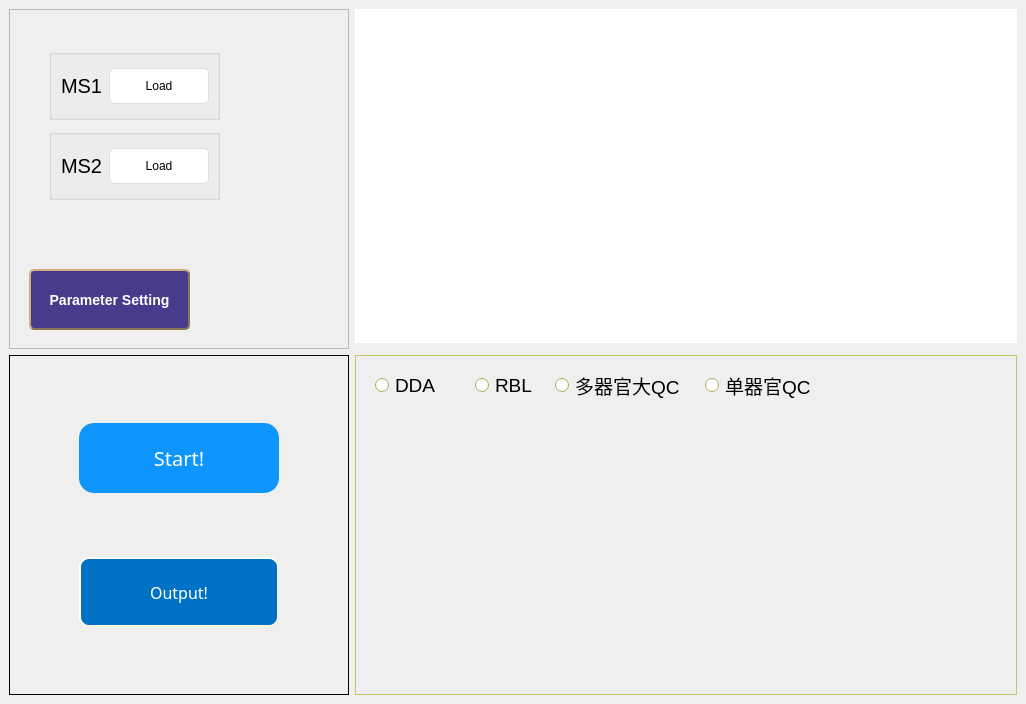
<?xml version="1.0" encoding="UTF-8"?>
<ui version="4.0">
 <class>MainWindow</class>
 <widget class="QMainWindow" name="MainWindow">
  <property name="geometry">
   <rect>
    <x>0</x>
    <y>0</y>
    <width>1026</width>
    <height>704</height>
   </rect>
  </property>
  <property name="minimumSize">
   <size>
    <width>0</width>
    <height>0</height>
   </size>
  </property>
  <property name="palette">
   <palette>
    <active>
     <colorrole role="Button">
      <brush brushstyle="SolidPattern">
       <color alpha="255">
        <red>255</red>
        <green>255</green>
        <blue>255</blue>
       </color>
      </brush>
     </colorrole>
    </active>
    <inactive>
     <colorrole role="Button">
      <brush brushstyle="SolidPattern">
       <color alpha="255">
        <red>255</red>
        <green>255</green>
        <blue>255</blue>
       </color>
      </brush>
     </colorrole>
    </inactive>
    <disabled>
     <colorrole role="Button">
      <brush brushstyle="SolidPattern">
       <color alpha="255">
        <red>255</red>
        <green>255</green>
        <blue>255</blue>
       </color>
      </brush>
     </colorrole>
    </disabled>
   </palette>
  </property>
  <property name="windowTitle">
   <string>MainWindow</string>
  </property>
  <property name="autoFillBackground">
   <bool>false</bool>
  </property>
  <widget class="QWidget" name="centralwidget">
   <layout class="QGridLayout" name="gridLayout">
    <item row="0" column="0" rowspan="2">
     <widget class="QFrame" name="frame">
      <property name="minimumSize">
       <size>
        <width>340</width>
        <height>340</height>
       </size>
      </property>
      <property name="frameShape">
       <enum>QFrame::StyledPanel</enum>
      </property>
      <property name="frameShadow">
       <enum>QFrame::Plain</enum>
      </property>
      <widget class="QGroupBox" name="groupBox">
       <property name="geometry">
        <rect>
         <x>40</x>
         <y>120</y>
         <width>171</width>
         <height>71</height>
        </rect>
       </property>
       <property name="title">
        <string/>
       </property>
       <layout class="QGridLayout" name="gridLayout_3">
        <item row="0" column="0">
         <widget class="QLabel" name="label_3">
          <property name="font">
           <font>
            <pointsize>15</pointsize>
           </font>
          </property>
          <property name="text">
           <string>MS2</string>
          </property>
         </widget>
        </item>
        <item row="0" column="1">
         <widget class="QPushButton" name="LoadMS2">
          <property name="minimumSize">
           <size>
            <width>100</width>
            <height>0</height>
           </size>
          </property>
          <property name="styleSheet">
           <string notr="true">QPushButton {
    background-color: #ffffff;
    border: 1px solid #dcdfe6;
    padding: 10px;
    border-radius: 5px;
}

QPushButton:hover {
    background-color: #ecf5ff;
    color: #409eff;
}

QPushButton:pressed, QPushButton:checked {
    border: 1px solid #3a8ee6;
    color: #409eff;
}

#button3 {
    border-radius: 20px;
}</string>
          </property>
          <property name="text">
           <string>Load</string>
          </property>
         </widget>
        </item>
       </layout>
      </widget>
      <widget class="QGroupBox" name="groupBox_2">
       <property name="geometry">
        <rect>
         <x>40</x>
         <y>40</y>
         <width>171</width>
         <height>71</height>
        </rect>
       </property>
       <property name="title">
        <string/>
       </property>
       <layout class="QGridLayout" name="gridLayout_4">
        <item row="0" column="0">
         <widget class="QLabel" name="label">
          <property name="font">
           <font>
            <pointsize>15</pointsize>
           </font>
          </property>
          <property name="text">
           <string>MS1</string>
          </property>
         </widget>
        </item>
        <item row="0" column="1">
         <widget class="QPushButton" name="LoadMS1">
          <property name="minimumSize">
           <size>
            <width>100</width>
            <height>0</height>
           </size>
          </property>
          <property name="styleSheet">
           <string notr="true">QPushButton {
    background-color: #ffffff;
    border: 1px solid #dcdfe6;
    padding: 10px;
    border-radius: 5px;
}

QPushButton:hover {
    background-color: #ecf5ff;
    color: #409eff;
}

QPushButton:pressed, QPushButton:checked {
    border: 1px solid #3a8ee6;
    color: #409eff;
}

#button3 {
    border-radius: 20px;
}</string>
          </property>
          <property name="text">
           <string>Load</string>
          </property>
         </widget>
        </item>
       </layout>
      </widget>
      <widget class="QPushButton" name="Parameter">
       <property name="geometry">
        <rect>
         <x>20</x>
         <y>260</y>
         <width>161</width>
         <height>61</height>
        </rect>
       </property>
       <property name="sizePolicy">
        <sizepolicy hsizetype="Fixed" vsizetype="Fixed">
         <horstretch>0</horstretch>
         <verstretch>0</verstretch>
        </sizepolicy>
       </property>
       <property name="minimumSize">
        <size>
         <width>46</width>
         <height>51</height>
        </size>
       </property>
       <property name="styleSheet">
        <string notr="true">QPushButton
{
	background-color: #473C8B; /*背景色*/ 
	border-style: outset;
	border-width: 2px;
	border-radius:5px; /*边界圆滑*/
	border-color: #8B7355;
	font: bold 14px;
	min-width:2em;
	color:white; /*字体颜色*/
	font-family:华文新魏;
	padding: 5px;
}
 
QPushButton:hover
{
	background-color: rgb(0, 150, 0);
}
 
QPushButton:pressed
{
	background-color: #1E90FF; /*伪状态经过时背景色*/ 
	border-style: inset;
}
QPushButton:!enabled{
	background-color: rgb(100, 100, 100);
	border-style: inset;
}</string>
       </property>
       <property name="text">
        <string>Parameter Setting</string>
       </property>
      </widget>
     </widget>
    </item>
    <item row="0" column="1">
     <widget class="QPlainTextEdit" name="plainTextEdit">
      <property name="palette">
       <palette>
        <active>
         <colorrole role="WindowText">
          <brush brushstyle="SolidPattern">
           <color alpha="255">
            <red>0</red>
            <green>0</green>
            <blue>0</blue>
           </color>
          </brush>
         </colorrole>
         <colorrole role="Button">
          <brush brushstyle="SolidPattern">
           <color alpha="255">
            <red>255</red>
            <green>255</green>
            <blue>127</blue>
           </color>
          </brush>
         </colorrole>
         <colorrole role="Light">
          <brush brushstyle="SolidPattern">
           <color alpha="255">
            <red>255</red>
            <green>255</green>
            <blue>255</blue>
           </color>
          </brush>
         </colorrole>
         <colorrole role="Midlight">
          <brush brushstyle="SolidPattern">
           <color alpha="255">
            <red>255</red>
            <green>255</green>
            <blue>191</blue>
           </color>
          </brush>
         </colorrole>
         <colorrole role="Dark">
          <brush brushstyle="SolidPattern">
           <color alpha="255">
            <red>127</red>
            <green>127</green>
            <blue>63</blue>
           </color>
          </brush>
         </colorrole>
         <colorrole role="Mid">
          <brush brushstyle="SolidPattern">
           <color alpha="255">
            <red>170</red>
            <green>170</green>
            <blue>84</blue>
           </color>
          </brush>
         </colorrole>
         <colorrole role="Text">
          <brush brushstyle="SolidPattern">
           <color alpha="255">
            <red>0</red>
            <green>0</green>
            <blue>0</blue>
           </color>
          </brush>
         </colorrole>
         <colorrole role="BrightText">
          <brush brushstyle="SolidPattern">
           <color alpha="255">
            <red>255</red>
            <green>255</green>
            <blue>255</blue>
           </color>
          </brush>
         </colorrole>
         <colorrole role="ButtonText">
          <brush brushstyle="SolidPattern">
           <color alpha="255">
            <red>0</red>
            <green>0</green>
            <blue>0</blue>
           </color>
          </brush>
         </colorrole>
         <colorrole role="Base">
          <brush brushstyle="SolidPattern">
           <color alpha="255">
            <red>255</red>
            <green>255</green>
            <blue>255</blue>
           </color>
          </brush>
         </colorrole>
         <colorrole role="Window">
          <brush brushstyle="SolidPattern">
           <color alpha="255">
            <red>255</red>
            <green>255</green>
            <blue>127</blue>
           </color>
          </brush>
         </colorrole>
         <colorrole role="Shadow">
          <brush brushstyle="SolidPattern">
           <color alpha="255">
            <red>0</red>
            <green>0</green>
            <blue>0</blue>
           </color>
          </brush>
         </colorrole>
         <colorrole role="AlternateBase">
          <brush brushstyle="SolidPattern">
           <color alpha="255">
            <red>255</red>
            <green>255</green>
            <blue>191</blue>
           </color>
          </brush>
         </colorrole>
         <colorrole role="ToolTipBase">
          <brush brushstyle="SolidPattern">
           <color alpha="255">
            <red>255</red>
            <green>255</green>
            <blue>220</blue>
           </color>
          </brush>
         </colorrole>
         <colorrole role="ToolTipText">
          <brush brushstyle="SolidPattern">
           <color alpha="255">
            <red>0</red>
            <green>0</green>
            <blue>0</blue>
           </color>
          </brush>
         </colorrole>
         <colorrole role="PlaceholderText">
          <brush brushstyle="SolidPattern">
           <color alpha="128">
            <red>0</red>
            <green>0</green>
            <blue>0</blue>
           </color>
          </brush>
         </colorrole>
        </active>
        <inactive>
         <colorrole role="WindowText">
          <brush brushstyle="SolidPattern">
           <color alpha="255">
            <red>0</red>
            <green>0</green>
            <blue>0</blue>
           </color>
          </brush>
         </colorrole>
         <colorrole role="Button">
          <brush brushstyle="SolidPattern">
           <color alpha="255">
            <red>255</red>
            <green>255</green>
            <blue>127</blue>
           </color>
          </brush>
         </colorrole>
         <colorrole role="Light">
          <brush brushstyle="SolidPattern">
           <color alpha="255">
            <red>255</red>
            <green>255</green>
            <blue>255</blue>
           </color>
          </brush>
         </colorrole>
         <colorrole role="Midlight">
          <brush brushstyle="SolidPattern">
           <color alpha="255">
            <red>255</red>
            <green>255</green>
            <blue>191</blue>
           </color>
          </brush>
         </colorrole>
         <colorrole role="Dark">
          <brush brushstyle="SolidPattern">
           <color alpha="255">
            <red>127</red>
            <green>127</green>
            <blue>63</blue>
           </color>
          </brush>
         </colorrole>
         <colorrole role="Mid">
          <brush brushstyle="SolidPattern">
           <color alpha="255">
            <red>170</red>
            <green>170</green>
            <blue>84</blue>
           </color>
          </brush>
         </colorrole>
         <colorrole role="Text">
          <brush brushstyle="SolidPattern">
           <color alpha="255">
            <red>0</red>
            <green>0</green>
            <blue>0</blue>
           </color>
          </brush>
         </colorrole>
         <colorrole role="BrightText">
          <brush brushstyle="SolidPattern">
           <color alpha="255">
            <red>255</red>
            <green>255</green>
            <blue>255</blue>
           </color>
          </brush>
         </colorrole>
         <colorrole role="ButtonText">
          <brush brushstyle="SolidPattern">
           <color alpha="255">
            <red>0</red>
            <green>0</green>
            <blue>0</blue>
           </color>
          </brush>
         </colorrole>
         <colorrole role="Base">
          <brush brushstyle="SolidPattern">
           <color alpha="255">
            <red>255</red>
            <green>255</green>
            <blue>255</blue>
           </color>
          </brush>
         </colorrole>
         <colorrole role="Window">
          <brush brushstyle="SolidPattern">
           <color alpha="255">
            <red>255</red>
            <green>255</green>
            <blue>127</blue>
           </color>
          </brush>
         </colorrole>
         <colorrole role="Shadow">
          <brush brushstyle="SolidPattern">
           <color alpha="255">
            <red>0</red>
            <green>0</green>
            <blue>0</blue>
           </color>
          </brush>
         </colorrole>
         <colorrole role="AlternateBase">
          <brush brushstyle="SolidPattern">
           <color alpha="255">
            <red>255</red>
            <green>255</green>
            <blue>191</blue>
           </color>
          </brush>
         </colorrole>
         <colorrole role="ToolTipBase">
          <brush brushstyle="SolidPattern">
           <color alpha="255">
            <red>255</red>
            <green>255</green>
            <blue>220</blue>
           </color>
          </brush>
         </colorrole>
         <colorrole role="ToolTipText">
          <brush brushstyle="SolidPattern">
           <color alpha="255">
            <red>0</red>
            <green>0</green>
            <blue>0</blue>
           </color>
          </brush>
         </colorrole>
         <colorrole role="PlaceholderText">
          <brush brushstyle="SolidPattern">
           <color alpha="128">
            <red>0</red>
            <green>0</green>
            <blue>0</blue>
           </color>
          </brush>
         </colorrole>
        </inactive>
        <disabled>
         <colorrole role="WindowText">
          <brush brushstyle="SolidPattern">
           <color alpha="255">
            <red>127</red>
            <green>127</green>
            <blue>63</blue>
           </color>
          </brush>
         </colorrole>
         <colorrole role="Button">
          <brush brushstyle="SolidPattern">
           <color alpha="255">
            <red>255</red>
            <green>255</green>
            <blue>127</blue>
           </color>
          </brush>
         </colorrole>
         <colorrole role="Light">
          <brush brushstyle="SolidPattern">
           <color alpha="255">
            <red>255</red>
            <green>255</green>
            <blue>255</blue>
           </color>
          </brush>
         </colorrole>
         <colorrole role="Midlight">
          <brush brushstyle="SolidPattern">
           <color alpha="255">
            <red>255</red>
            <green>255</green>
            <blue>191</blue>
           </color>
          </brush>
         </colorrole>
         <colorrole role="Dark">
          <brush brushstyle="SolidPattern">
           <color alpha="255">
            <red>127</red>
            <green>127</green>
            <blue>63</blue>
           </color>
          </brush>
         </colorrole>
         <colorrole role="Mid">
          <brush brushstyle="SolidPattern">
           <color alpha="255">
            <red>170</red>
            <green>170</green>
            <blue>84</blue>
           </color>
          </brush>
         </colorrole>
         <colorrole role="Text">
          <brush brushstyle="SolidPattern">
           <color alpha="255">
            <red>127</red>
            <green>127</green>
            <blue>63</blue>
           </color>
          </brush>
         </colorrole>
         <colorrole role="BrightText">
          <brush brushstyle="SolidPattern">
           <color alpha="255">
            <red>255</red>
            <green>255</green>
            <blue>255</blue>
           </color>
          </brush>
         </colorrole>
         <colorrole role="ButtonText">
          <brush brushstyle="SolidPattern">
           <color alpha="255">
            <red>127</red>
            <green>127</green>
            <blue>63</blue>
           </color>
          </brush>
         </colorrole>
         <colorrole role="Base">
          <brush brushstyle="SolidPattern">
           <color alpha="255">
            <red>255</red>
            <green>255</green>
            <blue>127</blue>
           </color>
          </brush>
         </colorrole>
         <colorrole role="Window">
          <brush brushstyle="SolidPattern">
           <color alpha="255">
            <red>255</red>
            <green>255</green>
            <blue>127</blue>
           </color>
          </brush>
         </colorrole>
         <colorrole role="Shadow">
          <brush brushstyle="SolidPattern">
           <color alpha="255">
            <red>0</red>
            <green>0</green>
            <blue>0</blue>
           </color>
          </brush>
         </colorrole>
         <colorrole role="AlternateBase">
          <brush brushstyle="SolidPattern">
           <color alpha="255">
            <red>255</red>
            <green>255</green>
            <blue>127</blue>
           </color>
          </brush>
         </colorrole>
         <colorrole role="ToolTipBase">
          <brush brushstyle="SolidPattern">
           <color alpha="255">
            <red>255</red>
            <green>255</green>
            <blue>220</blue>
           </color>
          </brush>
         </colorrole>
         <colorrole role="ToolTipText">
          <brush brushstyle="SolidPattern">
           <color alpha="255">
            <red>0</red>
            <green>0</green>
            <blue>0</blue>
           </color>
          </brush>
         </colorrole>
         <colorrole role="PlaceholderText">
          <brush brushstyle="SolidPattern">
           <color alpha="128">
            <red>0</red>
            <green>0</green>
            <blue>0</blue>
           </color>
          </brush>
         </colorrole>
        </disabled>
       </palette>
      </property>
      <property name="font">
       <font>
        <pointsize>15</pointsize>
       </font>
      </property>
      <property name="frameShape">
       <enum>QFrame::NoFrame</enum>
      </property>
      <property name="lineWrapMode">
       <enum>QPlainTextEdit::NoWrap</enum>
      </property>
     </widget>
    </item>
    <item row="2" column="0">
     <widget class="QFrame" name="frame_2">
      <property name="minimumSize">
       <size>
        <width>340</width>
        <height>340</height>
       </size>
      </property>
      <property name="frameShape">
       <enum>QFrame::Box</enum>
      </property>
      <property name="frameShadow">
       <enum>QFrame::Plain</enum>
      </property>
      <layout class="QGridLayout" name="gridLayout_2">
       <item row="1" column="0">
        <widget class="QPushButton" name="Output">
         <property name="minimumSize">
          <size>
           <width>150</width>
           <height>70</height>
          </size>
         </property>
         <property name="font">
          <font>
           <family>Microsoft JhengHei</family>
           <pointsize>-1</pointsize>
          </font>
         </property>
         <property name="styleSheet">
          <string notr="true">QPushButton {
    background-color: #0072C6;
    color: white;
    border-style: outset;
    border-width: 2px;
    border-radius: 10px;
    border-color: beige;
    font-size: 16px;
    padding: 6px;
}
QPushButton:hover {
    background-color: #148CD2;
}
QPushButton:pressed {
    background-color: #005CA3;
}</string>
         </property>
         <property name="text">
          <string>Output!</string>
         </property>
        </widget>
       </item>
       <item row="0" column="0">
        <widget class="QPushButton" name="start">
         <property name="sizePolicy">
          <sizepolicy hsizetype="Fixed" vsizetype="Fixed">
           <horstretch>0</horstretch>
           <verstretch>0</verstretch>
          </sizepolicy>
         </property>
         <property name="minimumSize">
          <size>
           <width>150</width>
           <height>70</height>
          </size>
         </property>
         <property name="styleSheet">
          <string notr="true">QPushButton
{
    font-family:Microsoft Yahei;
    font:20px;
    color:white;
    background-color:rgb(14 , 150 , 254);
    border-radius:15px;
    height:50px;
    width:200px;
}

QPushButton:hover
{
    background-color:rgb(44 , 137 , 255);
}

QPushButton:pressed
{
    background-color:rgb(14 , 135 , 228);
    padding-left:3px;
    padding-top:3px;
}</string>
         </property>
         <property name="text">
          <string>Start!</string>
         </property>
        </widget>
       </item>
      </layout>
     </widget>
    </item>
    <item row="2" column="1">
     <widget class="QFrame" name="frame_3">
      <property name="minimumSize">
       <size>
        <width>340</width>
        <height>340</height>
       </size>
      </property>
      <property name="palette">
       <palette>
        <active>
         <colorrole role="WindowText">
          <brush brushstyle="SolidPattern">
           <color alpha="255">
            <red>0</red>
            <green>0</green>
            <blue>0</blue>
           </color>
          </brush>
         </colorrole>
         <colorrole role="Button">
          <brush brushstyle="SolidPattern">
           <color alpha="255">
            <red>255</red>
            <green>255</green>
            <blue>127</blue>
           </color>
          </brush>
         </colorrole>
         <colorrole role="Light">
          <brush brushstyle="SolidPattern">
           <color alpha="255">
            <red>255</red>
            <green>255</green>
            <blue>255</blue>
           </color>
          </brush>
         </colorrole>
         <colorrole role="Midlight">
          <brush brushstyle="SolidPattern">
           <color alpha="255">
            <red>255</red>
            <green>255</green>
            <blue>191</blue>
           </color>
          </brush>
         </colorrole>
         <colorrole role="Dark">
          <brush brushstyle="SolidPattern">
           <color alpha="255">
            <red>127</red>
            <green>127</green>
            <blue>63</blue>
           </color>
          </brush>
         </colorrole>
         <colorrole role="Mid">
          <brush brushstyle="SolidPattern">
           <color alpha="255">
            <red>170</red>
            <green>170</green>
            <blue>84</blue>
           </color>
          </brush>
         </colorrole>
         <colorrole role="Text">
          <brush brushstyle="SolidPattern">
           <color alpha="255">
            <red>0</red>
            <green>0</green>
            <blue>0</blue>
           </color>
          </brush>
         </colorrole>
         <colorrole role="BrightText">
          <brush brushstyle="SolidPattern">
           <color alpha="255">
            <red>255</red>
            <green>255</green>
            <blue>255</blue>
           </color>
          </brush>
         </colorrole>
         <colorrole role="ButtonText">
          <brush brushstyle="SolidPattern">
           <color alpha="255">
            <red>0</red>
            <green>0</green>
            <blue>0</blue>
           </color>
          </brush>
         </colorrole>
         <colorrole role="Base">
          <brush brushstyle="SolidPattern">
           <color alpha="255">
            <red>255</red>
            <green>255</green>
            <blue>255</blue>
           </color>
          </brush>
         </colorrole>
         <colorrole role="Window">
          <brush brushstyle="SolidPattern">
           <color alpha="255">
            <red>255</red>
            <green>255</green>
            <blue>127</blue>
           </color>
          </brush>
         </colorrole>
         <colorrole role="Shadow">
          <brush brushstyle="SolidPattern">
           <color alpha="255">
            <red>0</red>
            <green>0</green>
            <blue>0</blue>
           </color>
          </brush>
         </colorrole>
         <colorrole role="AlternateBase">
          <brush brushstyle="SolidPattern">
           <color alpha="255">
            <red>255</red>
            <green>255</green>
            <blue>191</blue>
           </color>
          </brush>
         </colorrole>
         <colorrole role="ToolTipBase">
          <brush brushstyle="SolidPattern">
           <color alpha="255">
            <red>255</red>
            <green>255</green>
            <blue>220</blue>
           </color>
          </brush>
         </colorrole>
         <colorrole role="ToolTipText">
          <brush brushstyle="SolidPattern">
           <color alpha="255">
            <red>0</red>
            <green>0</green>
            <blue>0</blue>
           </color>
          </brush>
         </colorrole>
         <colorrole role="PlaceholderText">
          <brush brushstyle="SolidPattern">
           <color alpha="128">
            <red>0</red>
            <green>0</green>
            <blue>0</blue>
           </color>
          </brush>
         </colorrole>
        </active>
        <inactive>
         <colorrole role="WindowText">
          <brush brushstyle="SolidPattern">
           <color alpha="255">
            <red>0</red>
            <green>0</green>
            <blue>0</blue>
           </color>
          </brush>
         </colorrole>
         <colorrole role="Button">
          <brush brushstyle="SolidPattern">
           <color alpha="255">
            <red>255</red>
            <green>255</green>
            <blue>127</blue>
           </color>
          </brush>
         </colorrole>
         <colorrole role="Light">
          <brush brushstyle="SolidPattern">
           <color alpha="255">
            <red>255</red>
            <green>255</green>
            <blue>255</blue>
           </color>
          </brush>
         </colorrole>
         <colorrole role="Midlight">
          <brush brushstyle="SolidPattern">
           <color alpha="255">
            <red>255</red>
            <green>255</green>
            <blue>191</blue>
           </color>
          </brush>
         </colorrole>
         <colorrole role="Dark">
          <brush brushstyle="SolidPattern">
           <color alpha="255">
            <red>127</red>
            <green>127</green>
            <blue>63</blue>
           </color>
          </brush>
         </colorrole>
         <colorrole role="Mid">
          <brush brushstyle="SolidPattern">
           <color alpha="255">
            <red>170</red>
            <green>170</green>
            <blue>84</blue>
           </color>
          </brush>
         </colorrole>
         <colorrole role="Text">
          <brush brushstyle="SolidPattern">
           <color alpha="255">
            <red>0</red>
            <green>0</green>
            <blue>0</blue>
           </color>
          </brush>
         </colorrole>
         <colorrole role="BrightText">
          <brush brushstyle="SolidPattern">
           <color alpha="255">
            <red>255</red>
            <green>255</green>
            <blue>255</blue>
           </color>
          </brush>
         </colorrole>
         <colorrole role="ButtonText">
          <brush brushstyle="SolidPattern">
           <color alpha="255">
            <red>0</red>
            <green>0</green>
            <blue>0</blue>
           </color>
          </brush>
         </colorrole>
         <colorrole role="Base">
          <brush brushstyle="SolidPattern">
           <color alpha="255">
            <red>255</red>
            <green>255</green>
            <blue>255</blue>
           </color>
          </brush>
         </colorrole>
         <colorrole role="Window">
          <brush brushstyle="SolidPattern">
           <color alpha="255">
            <red>255</red>
            <green>255</green>
            <blue>127</blue>
           </color>
          </brush>
         </colorrole>
         <colorrole role="Shadow">
          <brush brushstyle="SolidPattern">
           <color alpha="255">
            <red>0</red>
            <green>0</green>
            <blue>0</blue>
           </color>
          </brush>
         </colorrole>
         <colorrole role="AlternateBase">
          <brush brushstyle="SolidPattern">
           <color alpha="255">
            <red>255</red>
            <green>255</green>
            <blue>191</blue>
           </color>
          </brush>
         </colorrole>
         <colorrole role="ToolTipBase">
          <brush brushstyle="SolidPattern">
           <color alpha="255">
            <red>255</red>
            <green>255</green>
            <blue>220</blue>
           </color>
          </brush>
         </colorrole>
         <colorrole role="ToolTipText">
          <brush brushstyle="SolidPattern">
           <color alpha="255">
            <red>0</red>
            <green>0</green>
            <blue>0</blue>
           </color>
          </brush>
         </colorrole>
         <colorrole role="PlaceholderText">
          <brush brushstyle="SolidPattern">
           <color alpha="128">
            <red>0</red>
            <green>0</green>
            <blue>0</blue>
           </color>
          </brush>
         </colorrole>
        </inactive>
        <disabled>
         <colorrole role="WindowText">
          <brush brushstyle="SolidPattern">
           <color alpha="255">
            <red>127</red>
            <green>127</green>
            <blue>63</blue>
           </color>
          </brush>
         </colorrole>
         <colorrole role="Button">
          <brush brushstyle="SolidPattern">
           <color alpha="255">
            <red>255</red>
            <green>255</green>
            <blue>127</blue>
           </color>
          </brush>
         </colorrole>
         <colorrole role="Light">
          <brush brushstyle="SolidPattern">
           <color alpha="255">
            <red>255</red>
            <green>255</green>
            <blue>255</blue>
           </color>
          </brush>
         </colorrole>
         <colorrole role="Midlight">
          <brush brushstyle="SolidPattern">
           <color alpha="255">
            <red>255</red>
            <green>255</green>
            <blue>191</blue>
           </color>
          </brush>
         </colorrole>
         <colorrole role="Dark">
          <brush brushstyle="SolidPattern">
           <color alpha="255">
            <red>127</red>
            <green>127</green>
            <blue>63</blue>
           </color>
          </brush>
         </colorrole>
         <colorrole role="Mid">
          <brush brushstyle="SolidPattern">
           <color alpha="255">
            <red>170</red>
            <green>170</green>
            <blue>84</blue>
           </color>
          </brush>
         </colorrole>
         <colorrole role="Text">
          <brush brushstyle="SolidPattern">
           <color alpha="255">
            <red>127</red>
            <green>127</green>
            <blue>63</blue>
           </color>
          </brush>
         </colorrole>
         <colorrole role="BrightText">
          <brush brushstyle="SolidPattern">
           <color alpha="255">
            <red>255</red>
            <green>255</green>
            <blue>255</blue>
           </color>
          </brush>
         </colorrole>
         <colorrole role="ButtonText">
          <brush brushstyle="SolidPattern">
           <color alpha="255">
            <red>127</red>
            <green>127</green>
            <blue>63</blue>
           </color>
          </brush>
         </colorrole>
         <colorrole role="Base">
          <brush brushstyle="SolidPattern">
           <color alpha="255">
            <red>255</red>
            <green>255</green>
            <blue>127</blue>
           </color>
          </brush>
         </colorrole>
         <colorrole role="Window">
          <brush brushstyle="SolidPattern">
           <color alpha="255">
            <red>255</red>
            <green>255</green>
            <blue>127</blue>
           </color>
          </brush>
         </colorrole>
         <colorrole role="Shadow">
          <brush brushstyle="SolidPattern">
           <color alpha="255">
            <red>0</red>
            <green>0</green>
            <blue>0</blue>
           </color>
          </brush>
         </colorrole>
         <colorrole role="AlternateBase">
          <brush brushstyle="SolidPattern">
           <color alpha="255">
            <red>255</red>
            <green>255</green>
            <blue>127</blue>
           </color>
          </brush>
         </colorrole>
         <colorrole role="ToolTipBase">
          <brush brushstyle="SolidPattern">
           <color alpha="255">
            <red>255</red>
            <green>255</green>
            <blue>220</blue>
           </color>
          </brush>
         </colorrole>
         <colorrole role="ToolTipText">
          <brush brushstyle="SolidPattern">
           <color alpha="255">
            <red>0</red>
            <green>0</green>
            <blue>0</blue>
           </color>
          </brush>
         </colorrole>
         <colorrole role="PlaceholderText">
          <brush brushstyle="SolidPattern">
           <color alpha="128">
            <red>0</red>
            <green>0</green>
            <blue>0</blue>
           </color>
          </brush>
         </colorrole>
        </disabled>
       </palette>
      </property>
      <property name="frameShape">
       <enum>QFrame::StyledPanel</enum>
      </property>
      <property name="frameShadow">
       <enum>QFrame::Plain</enum>
      </property>
      <widget class="QRadioButton" name="Test_DDA">
       <property name="geometry">
        <rect>
         <x>20</x>
         <y>10</y>
         <width>91</width>
         <height>41</height>
        </rect>
       </property>
       <property name="font">
        <font>
         <pointsize>14</pointsize>
        </font>
       </property>
       <property name="text">
        <string>DDA</string>
       </property>
      </widget>
      <widget class="QRadioButton" name="Test_organs_Big_QC">
       <property name="geometry">
        <rect>
         <x>200</x>
         <y>10</y>
         <width>131</width>
         <height>41</height>
        </rect>
       </property>
       <property name="font">
        <font>
         <pointsize>14</pointsize>
        </font>
       </property>
       <property name="text">
        <string>多器官大QC</string>
       </property>
      </widget>
      <widget class="QRadioButton" name="Test_RBL">
       <property name="geometry">
        <rect>
         <x>120</x>
         <y>10</y>
         <width>61</width>
         <height>41</height>
        </rect>
       </property>
       <property name="font">
        <font>
         <pointsize>14</pointsize>
        </font>
       </property>
       <property name="text">
        <string>RBL</string>
       </property>
      </widget>
      <widget class="QRadioButton" name="Test_Single_organ">
       <property name="geometry">
        <rect>
         <x>350</x>
         <y>10</y>
         <width>131</width>
         <height>41</height>
        </rect>
       </property>
       <property name="font">
        <font>
         <pointsize>14</pointsize>
        </font>
       </property>
       <property name="text">
        <string>单器官QC</string>
       </property>
      </widget>
     </widget>
    </item>
   </layout>
  </widget>
 </widget>
 <resources/>
 <connections/>
</ui>
